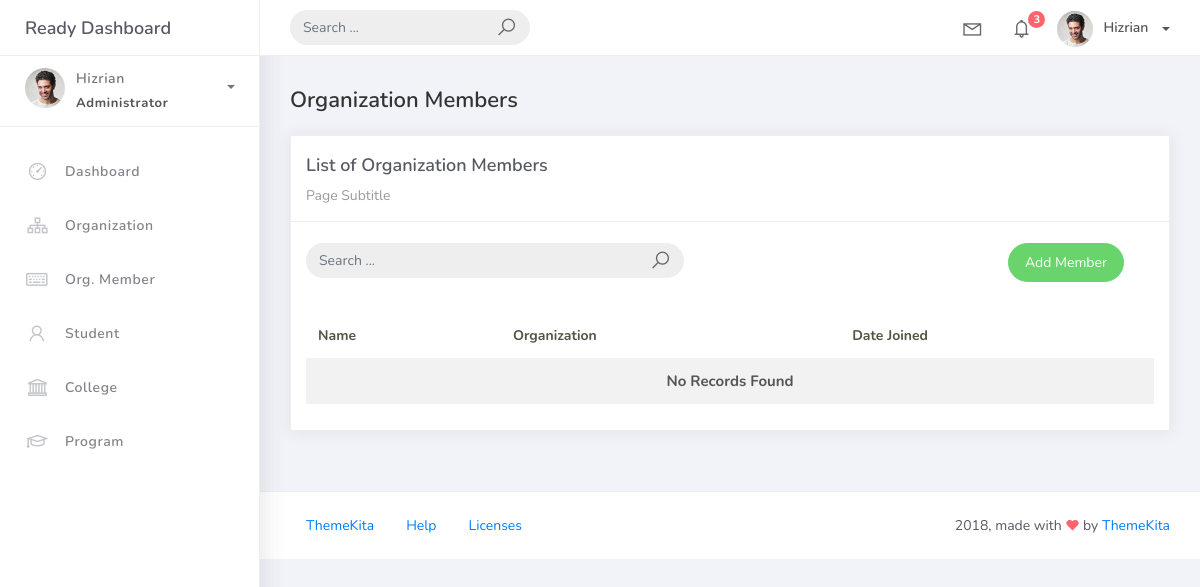
/orgmember_list, run on an earlier commit of the app's database.
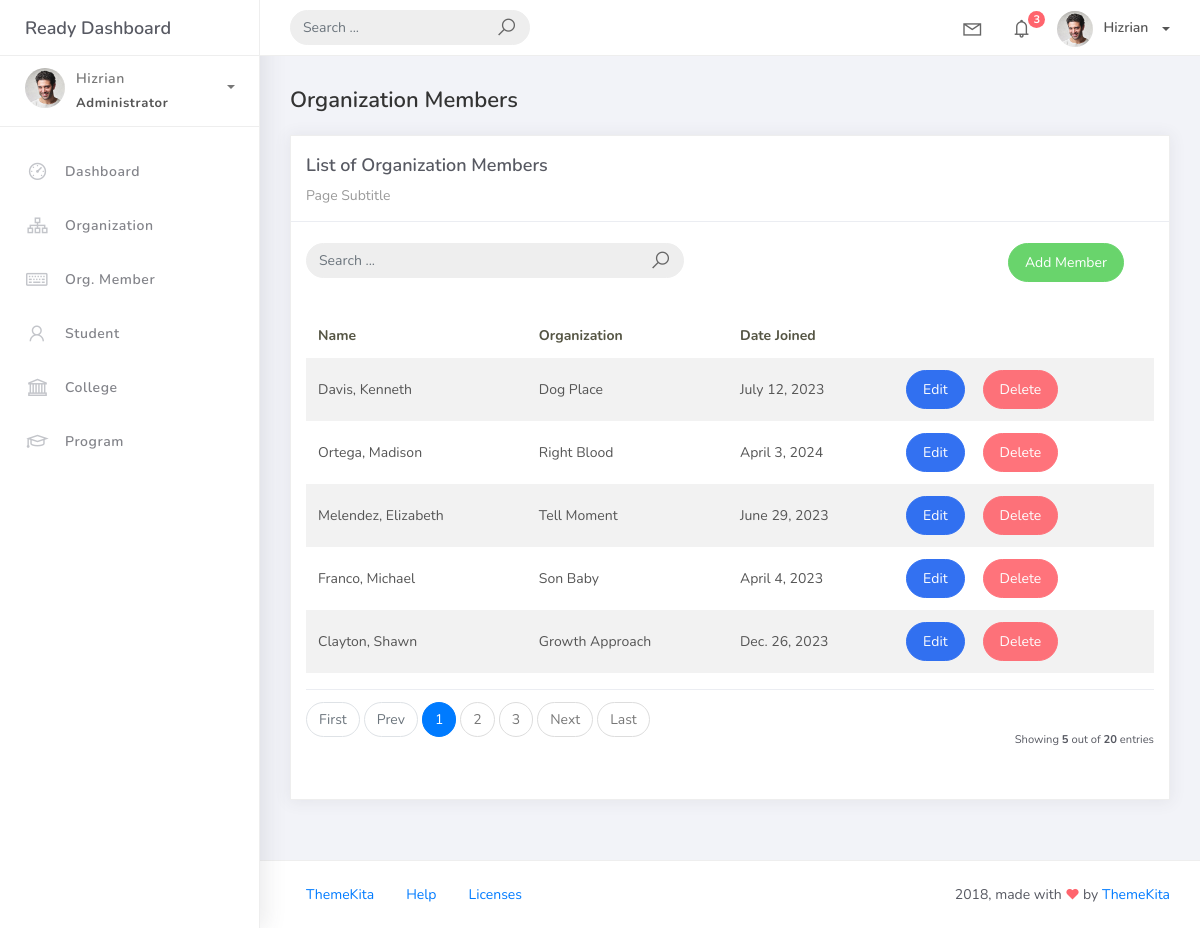
And on a later commit of the database.
### studentorg/models.py (models this page shows)
class BaseModel(models.Model):
    created_at = models.DateTimeField(auto_now_add=True, db_index=True)
    updated_at = models.DateTimeField(auto_now=True)
    class Meta:
        abstract = True

class OrgMember(BaseModel):
    student = models.ForeignKey(Student, on_delete=models.CASCADE)
    organization = models.ForeignKey(Organization, on_delete=models.CASCADE)
    date_joined = models.DateField()

class Student(BaseModel):
    student_id = models.CharField(max_length=15)
    lastname = models.CharField(max_length=25)
    firstname = models.CharField(max_length=25)
    middlename = models.CharField(max_length=25, blank=True, null=True)
    program = models.ForeignKey(Program, on_delete=models.CASCADE)
    def __str__(self):
        return f"{self.lastname}, {self.firstname}"

class Organization(BaseModel):
    name = models.CharField(max_length=250)
    college = models.ForeignKey(College, null=True, blank=True, on_delete=models.CASCADE)
    description = models.CharField(max_length=500)
    def __str__(self):
        return self.name

### studentorg/views.py (the view)
# urls.py: path('orgmember_list', OrgMemberList.as_view(), name='orgmember-list'),
class OrgMemberList(ListView):
    model = OrgMember
    context_object_name = 'orgmember'
    template_name = 'org_member_list.html'
    paginate_by = 5

### templates/org_member_list.html (shortened to what this page needs)
{% extends 'base.html' %}
{% load static %}
{% block content %}
  <div class="content">
    <div class="container-fluid">
      <h4 class="page-title">Organization Members</h4>
      <div class="row">
        <div class="col-md-12">
          <div class="card">
            <div class="card-header">
              <div class="card-title">List of Organization Members</div>
              <div class="card-category">Page Subtitle</div>
            </div>
            <br />
                <div class="col-md-12 row">
                <div class="col-md-6">
                    <form class="navbar-left navbar-form nav-search mr-md-3" action="">
                    <div class="input-group">
                        <input type="text" placeholder="Search ..." class="form-control" />
                        <div class="input-group-append">
                        <span class="input-group-text">
                            <i class="la la-search search-icon"></i>
                        </span>
                        </div>
                    </div>
                    </form>
                </div>
                <div class="col-md-6">
                    <div class="pull-right">
                    <a href="{% url 'organization-add' %}" class="btn btn-success btn-rounded">Add Member</a>
                    </div>
                </div>
                </div>
            <div class="card-body">
              <table class="table table-striped mt-3">
                <thead>
                  <tr>
                    <th scope="col">Name</th>
                    <th scope="col">Organization</th>
                    <th scope="col">Date Joined</th>
                  </tr>
                </thead>
                <tbody>
                  {% for object in object_list %}
                    <tr>
                      <td>{{ object.student }}</td>
                      <td>{{ object.organization }}</td>
                      <td>{{ object.date_joined }}</td>
                      <td>
                        <a href="organization_list/{{ object.id }}" class="btn btn-primary btn-rounded">Edit</a>
                        <a href="organization_list/{{ object.id }}/delete" class="btn btn-danger btn-rounded">Delete</a>
                    </td>
                    </tr>
                    {% empty %}
                    <tr>
                      <td colspan="4" style="text-align: center">
                        <p class="text-sm font-weight-bold mb-0">No Records Found</p>
                      </td>
                    </tr>
                  {% endfor %}
                </tbody>
              </table>
              {% include 'includes/pagination.html' %}
            </div>
          </div>
        </div>
      </div>
    </div>
  </div>
{% endblock %}

What changed in the data, as far as the page shows it:
added OrgMember: student "Davis, Kenneth", organization "Dog Place", date_joined "July 12, 2023"
added OrgMember: student "Ortega, Madison", organization "Right Blood", date_joined "April 3, 2024"
added OrgMember: student "Melendez, Elizabeth", organization "Tell Moment", date_joined "June 29, 2023"
added OrgMember: student "Franco, Michael", organization "Son Baby", date_joined "April 4, 2023"
added OrgMember: student "Clayton, Shawn", organization "Growth Approach", date_joined "Dec. 26, 2023"
Also different on the page:
{{ object_list.count }}: (not shown) → "5"
{{ paginator.count }}: (not shown) → "20"
text no longer shown: "No Records Found"
text now shown: "First Prev Next Last Showing out of entries"
new list line: "1"
new list line: "2"
new list line: "3"
